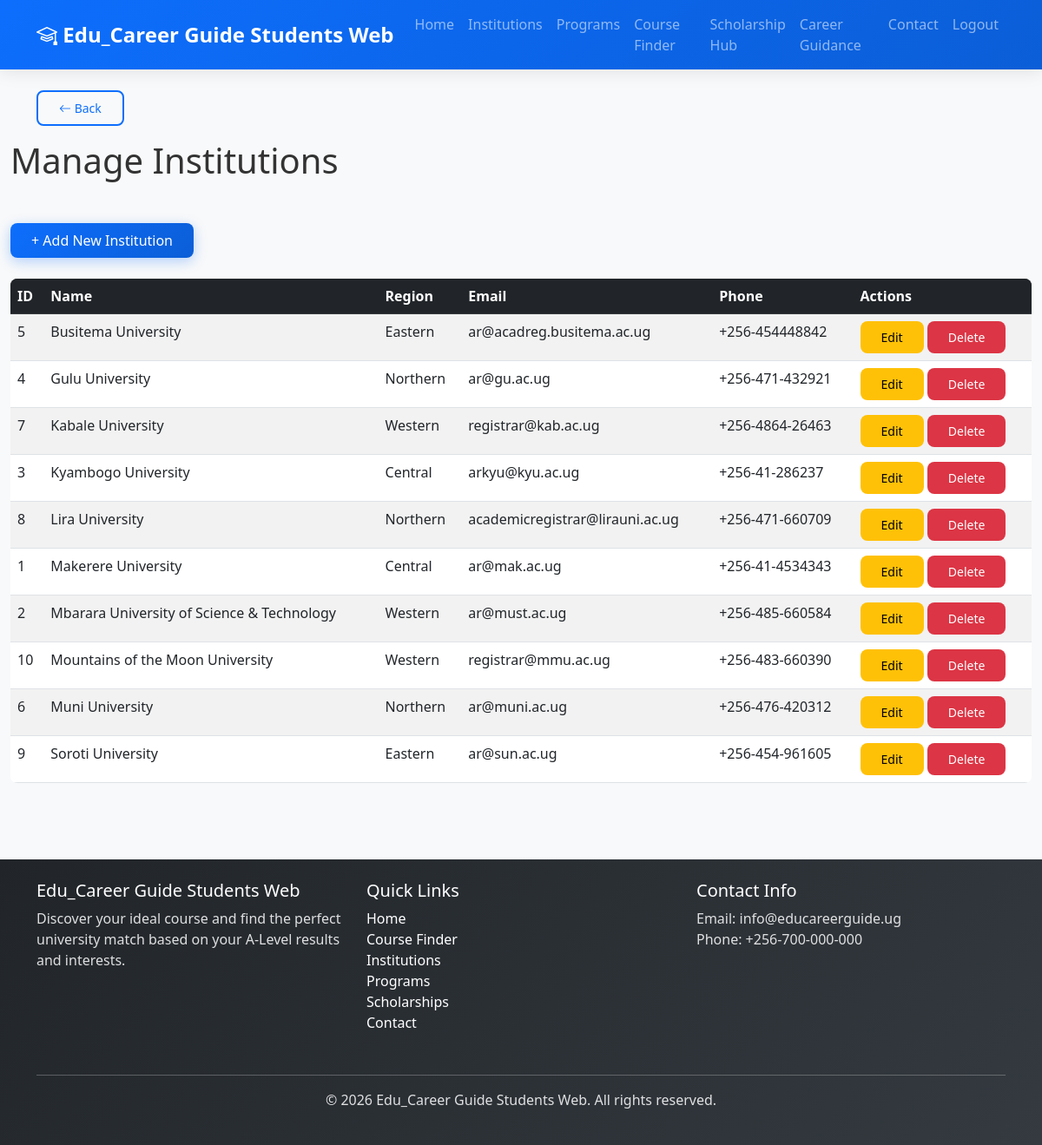
The app's page /admin/institutions.php (signed in) with its own data.
### tables this page shows
CREATE TABLE `institutions` (
  `id` INT AUTO_INCREMENT PRIMARY KEY,
  `name` VARCHAR(150) NOT NULL,
  `short_name` VARCHAR(20),
  `short_description` TEXT,
  `address` VARCHAR(255),
  `region` VARCHAR(100),
  `logo_path` VARCHAR(255),
  `contact_email` VARCHAR(100),
  `phone` VARCHAR(20),
  `website` VARCHAR(255),
  `university_type` ENUM('Public', 'Private') DEFAULT 'Public',
  `established_year` YEAR,
  `student_capacity` INT,
  `application_deadline` DATE,
  `created_at` TIMESTAMP DEFAULT CURRENT_TIMESTAMP,
  `updated_at` TIMESTAMP DEFAULT CURRENT_TIMESTAMP ON UPDATE CURRENT_TIMESTAMP,
  INDEX `idx_region` (`region`),
  INDEX `idx_name` (`name`),
  INDEX `idx_type` (`university_type`)
);

### includes/Database.php (called while the page is built, shortened)
<?php
class Database {
    private $pdo;
    private static $instance = null;
    private function __construct() {
        $port = defined('DB_PORT') ? DB_PORT : '3306';
        $dsn = sprintf(
            'mysql:host=%s;port=%s;dbname=%s;charset=utf8mb4',
            DB_HOST,
            $port,
            DB_NAME
        );
        $opts = [
            PDO::ATTR_ERRMODE => PDO::ERRMODE_EXCEPTION,
            PDO::ATTR_DEFAULT_FETCH_MODE => PDO::FETCH_ASSOC,
            PDO::ATTR_EMULATE_PREPARES => false,
        ];
        try {
            $this->pdo = new PDO($dsn, DB_USER, DB_PASS, $opts);
        } catch (PDOException $e) {
            error_log('Database connection failed: ' . $e->getMessage());
            if (class_exists('Config') && Config::isDevelopment()) {
                die('Database connection failed: ' . htmlspecialchars($e->getMessage()));
            }
            die('Database connection failed. Please try again later.');
        }
    }
    public static function getInstance() {
        if (self::$instance === null) {
            self::$instance = new self();
        }
        return self::$instance;
    }
    public function execute($query, $params = []) {
        try {
            $stmt = $this->pdo->prepare($query);
            $stmt->execute($params);
            return $stmt;
        } catch (PDOException $e) {
            error_log('Database Error: ' . $e->getMessage());
            $this->lastStatement = null;
            return false;
        }
    }
    public function fetchAll($query, $params = []) {
        $stmt = $this->execute($query, $params);
        return $stmt->fetchAll();
    }
}

### includes/Institution.php (called while the page is built, shortened)
<?php
class Institution {
    private $db;
    public function __construct() {
        $this->db = Database::getInstance();
    }
    public function getAll($limit = null, $offset = 0) {
        $query = 'SELECT * FROM institutions ORDER BY name ASC';
        return $this->db->fetchAll($query);
    }
}
?>

### includes/Sanitizer.php (called while the page is built, shortened)
<?php
class Sanitizer {
    public static function escape($output) {
        return htmlspecialchars($output, ENT_QUOTES, 'UTF-8');
    }
}
?>

### admin/institutions.php (the view, shortened to what this page needs)
<?php
require_once '../config.php';
require_once '../includes/Database.php';
require_once '../includes/Institution.php';
require_once '../includes/Sanitizer.php';
$institution = new Institution();
$institutions = $institution->getAll();
?>
<?php require_once '../includes/header.php'; ?>
<div class="container-fluid">
    <div class="row mb-4">
        <div class="col-12">
            <h1 class="mb-4">Manage Institutions</h1>
        </div>
    </div>
    <div class="row mb-4">
        <div class="col-12">
            <a href="institution-form.php" class="btn btn-primary">+ Add New Institution</a>
        </div>
    </div>
    <div class="table-responsive">
        <table class="table table-striped table-hover">
            <thead class="table-dark">
                <tr>
                    <th>ID</th>
                    <th>Name</th>
                    <th>Region</th>
                    <th>Email</th>
                    <th>Phone</th>
                    <th>Actions</th>
                </tr>
            </thead>
            <tbody>
                <?php foreach ($institutions as $inst): ?>
                <tr>
                    <td><?php echo $inst['id']; ?></td>
                    <td><?php echo Sanitizer::escape($inst['name']); ?></td>
                    <td><?php echo Sanitizer::escape($inst['region']); ?></td>
                    <td><?php echo Sanitizer::escape($inst['contact_email']); ?></td>
                    <td><?php echo Sanitizer::escape($inst['phone']); ?></td>
                    <td>
                        <a href="institution-form.php?id=<?php echo $inst['id']; ?>" class="btn btn-sm btn-warning">Edit</a>
                        <a href="?delete=<?php echo $inst['id']; ?>" class="btn btn-sm btn-danger" onclick="return confirm('Are you sure?')">Delete</a>
                    </td>
                </tr>
                <?php endforeach; ?>
            </tbody>
        </table>
    </div>
</div>
<?php require_once '../includes/footer.php'; ?>

### assets/css/style.css (style rules this page uses)
:root { --primary-color: #0d6efd; --secondary-color: #6c757d; --success-color: #198754; --danger-color: #dc3545; --warning-color: #ffc107; --info-color: #0dcaf0; }
* { margin: 0; padding: 0; box-sizing: border-box; }
body { font-family: "Segoe UI", Tahoma, Geneva, Verdana, sans-serif; background-color: #f8f9fa; color: #333; }
.btn { border-radius: 6px; font-weight: 500; transition: all 0.3s ease; }
.btn-primary { background-color: var(--primary-color); border-color: var(--primary-color); }
.table { background-color: white; border-radius: 8px; overflow: hidden; }
.table thead { background-color: #212529; color: white; }
.btn { border-radius: 8px; font-weight: 500; padding: 0.5rem 1.5rem; transition: all 0.3s ease; border: none; }
.btn-primary { background: linear-gradient(135deg, #0d6efd 0%, #0b5ed7 100%); box-shadow: 0 4px 15px rgba(13, 110, 253, 0.3); }

### records on screen
institutions: id "5", name "Busitema University", region "Eastern", contact_email "ar@acadreg.busitema.ac.ug", phone "+256-454448842"
institutions: id "4", name "Gulu University", region "Northern", contact_email "ar@gu.ac.ug", phone "+256-471-432921"
institutions: id "7", name "Kabale University", region "Western", contact_email "registrar@kab.ac.ug", phone "+256-4864-26463"
institutions: id "3", name "Kyambogo University", region "Central", contact_email "arkyu@kyu.ac.ug", phone "+256-41-286237"
institutions: id "8", name "Lira University", region "Northern", contact_email "academicregistrar@lirauni.ac.ug", phone "+256-471-660709"
institutions: id "1", name "Makerere University", region "Central", contact_email "ar@mak.ac.ug", phone "+256-41-4534343"
institutions: id "2", name "Mbarara University of Science & Technology", region "Western", contact_email "ar@must.ac.ug", phone "+256-485-660584"
institutions: id "10", name "Mountains of the Moon University", region "Western", contact_email "registrar@mmu.ac.ug", phone "+256-483-660390"
institutions: id "6", name "Muni University", region "Northern", contact_email "ar@muni.ac.ug", phone "+256-476-420312"
institutions: id "9", name "Soroti University", region "Eastern", contact_email "ar@sun.ac.ug", phone "+256-454-961605"

### other values on screen
APP_NAME "Edu_Career Guide Students Web"
